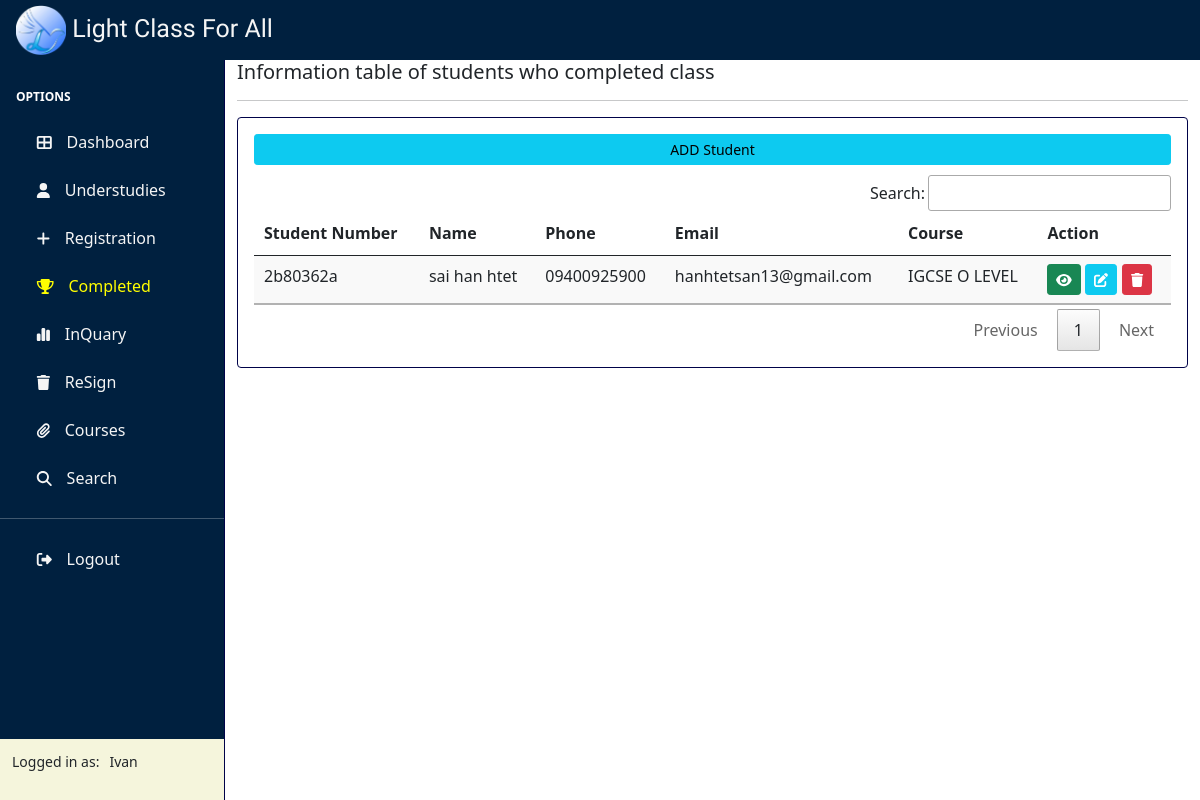
Page /completed/ (signed in) on the earlier database version.
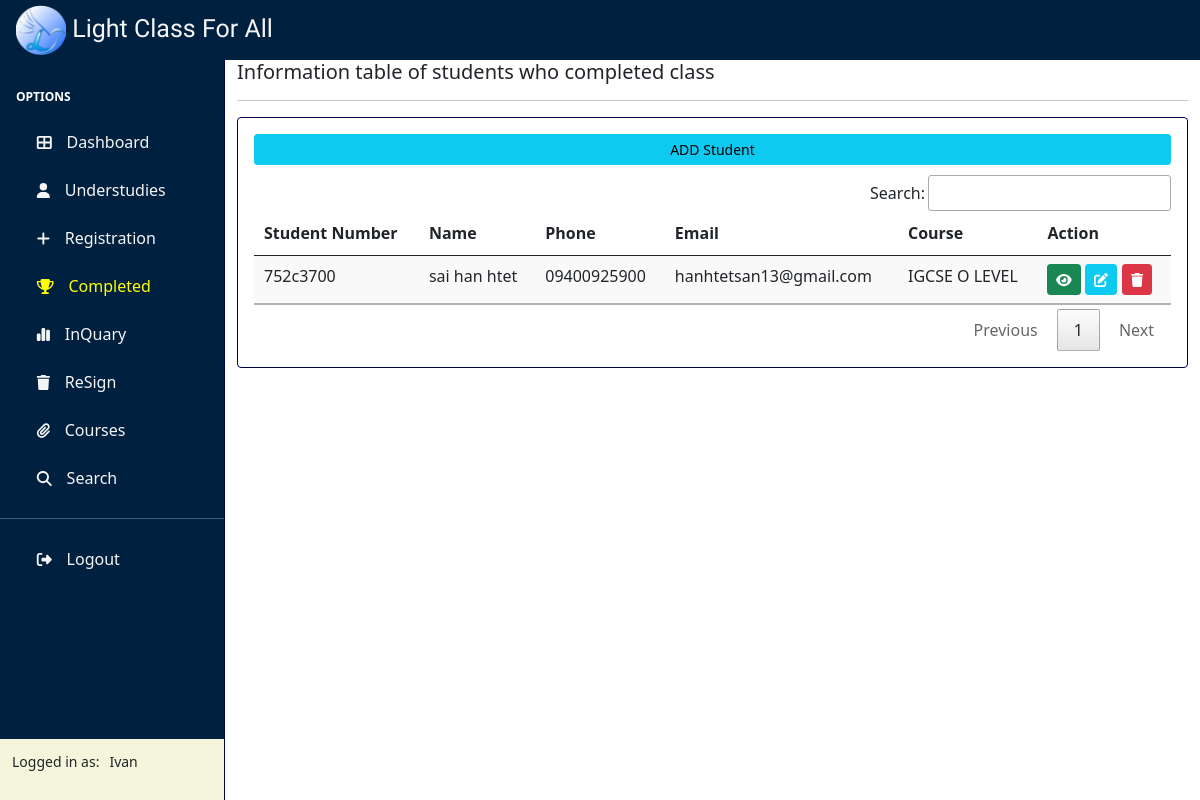
Same page on the later database version.
### Class/models.py (models this page shows, shortened)
class Student(models.Model):
    STATUS = (
        ('understudies','understudies'),
        ('complete','complete'),
        ('resign','resign'),
    )
    roll_id = models.CharField(max_length=10, unique=True)
    status = models.CharField(max_length=100,
                                choices=STATUS,
                                default='understudies')
    student = NameField(max_length=50,null=True)
    guardian = NameField(max_length=50,null=True)
    phone = models.CharField(max_length=50,null=True)
    guardian_ph = models.CharField(max_length=50,null=True)
    email = models.EmailField(null=True)
    address = models.CharField(max_length=50,null=True)
    subjects = models.ManyToManyField(Subject)
    course = models.ForeignKey(Course,null=True,on_delete=models.SET_NULL)
    date_created = models.DateTimeField(auto_now_add=True,null=True)
    class Meta:
        db_table = 'STUDENT'

class Course(models.Model):
    name = models.CharField(max_length=100,null=True)
    class Meta:
        db_table = 'COURSE'
    def __str__(self) -> str:
        return self.name

### Class/views.py (the view)
# urls.py: path('completed/',views.completed,name='Completed'),
@login_required(login_url='Login')
def completed(request):
    student = Student.objects.all()
    student = student.filter(status="complete").all()
    return render(request,'Class/completed.html',{'student':student})

### templates/class/completed.html
{% extends 'Class/base.html' %}
{% block content %}
<div class="row">
    <div class="col">
        <h5>Information table of students who completed class</h5>
        <hr>
        <div class="card card-body">
            <a href="{% url 'Student'  %}" class="btn btn-info btn-sm btn-block text-black">ADD Student</a>
            {% if student %}
            <div class="table-responsive">
                <table class="table table-sm display">
                    <thead>
                        <tr>
                            <th>Student Number</th>
                            <th>Name</th>
                            <th>Phone</th>
                            <th>Email</th>
                            <th>Course</th>
                            <th>Action</th>
                        </tr>
                    </thead>
                    {% for student in student %}
                    <tbody>
                        <tr>
                            <td>{{student.roll_id}}</td>
                            <td>{{student.student}}</td>
                            <td>{{student.phone}}</td>
                            <td>{{student.email}}</td>
                            <td>{{student.course}}</td>
                            <td>
                                <a href="{% url 'StudentInfo' student.id %}" class="btn btn-sm btn-success .origin text-white"><i class="fa-solid fa-eye"></i></a>
                                <a href="{% url 'UpdateStudent' student.id %}" class="btn btn-sm btn-info .origin text-white"><i class="fa-solid fa-pen-to-square"></i></a>
                                <a href="{% url 'DeleteStudent' student.id %}" class="btn btn-sm btn-danger .origin text-white"><i class="fa-solid fa-trash sb-nav-link-icon"></i></a>
                            </td>
                        </tr>
                    </tbody>
                    {% endfor %}
                </table>
            </div>
            {% else %}
            <h5>No Student Record</h5>
            {% endif %}
        </div>
    </div>
</div>
{% endblock content %}

Differences in the rows shown:
removed Student: roll_id "2b80362a", student "sai han htet", phone "09400925900", email "hanhtetsan13@gmail.com", course "IGCSE O LEVEL"
added Student: roll_id "752c3700", student "sai han htet", phone "09400925900", email "hanhtetsan13@gmail.com", course "IGCSE O LEVEL"
